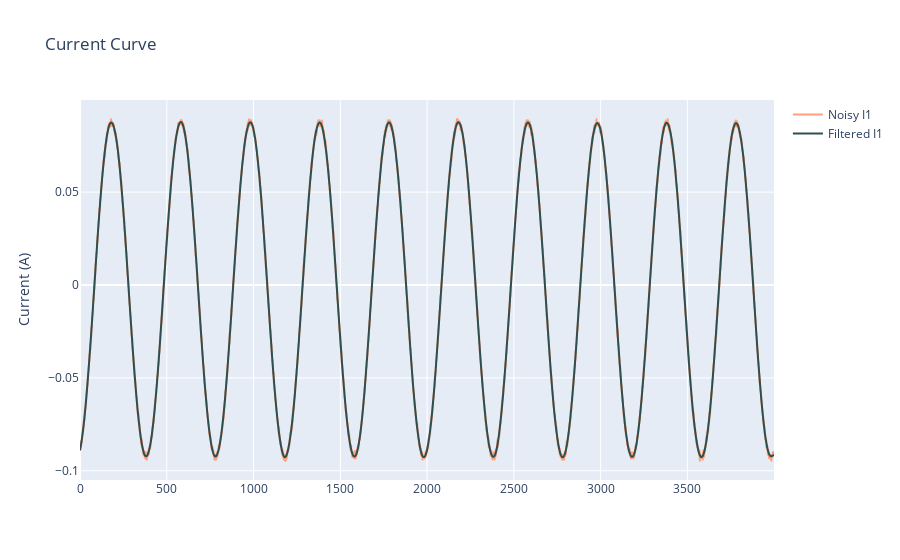

The cell this chart's notebook holds for it:
### Code cell
fig_I = go.Figure()

fig_I.add_trace(go.Scatter(
            y = I1,
            line =  dict(shape =  'spline', color = 'lightsalmon'),
            name = 'Noisy I1',
            ))

fig_I.add_trace(go.Scatter(
            y = I1_filt,
            line =  dict(shape =  'spline', color = 'darkslategrey'),
            name = 'Filtered I1',
            ))

fig_I.update_layout(
    title='Current Curve',
    # xaxis_title='',
    yaxis_title='Current (A)',
)

fig_I.show()

### Figure 1 — Plotly figure (JSON) as saved in the notebook; plotly's stock layout.template omitted (floating-point values rounded to 4 significant figures; data arrays with more than 128 entries replaced by an {"elided": "..."} marker saying what was removed)
{"data": [{"line": {"color": "lightsalmon", "shape": "spline"}, "name": "Noisy I1", "type": "scatter", "y": {"elided": "4000 float values"}}, {"line": {"color": "darkslategrey", "shape": "spline"}, "name": "Filtered I1", "type": "scatter", "y": {"elided": "4000 float values"}}], "layout": {"title": {"text": "Current Curve"}, "yaxis": {"title": {"text": "Current (A)"}}}}
